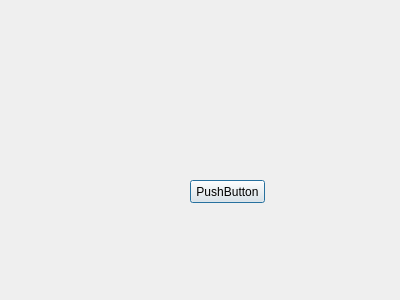
<?xml version="1.0" encoding="UTF-8"?>
<ui version="4.0">
 <class>findDialog</class>
 <widget class="QDialog" name="findDialog">
  <property name="geometry">
   <rect>
    <x>0</x>
    <y>0</y>
    <width>400</width>
    <height>300</height>
   </rect>
  </property>
  <property name="windowTitle">
   <string>findDialog</string>
  </property>
  <widget class="QPushButton" name="PushButton">
   <property name="geometry">
    <rect>
     <x>190</x>
     <y>180</y>
     <width>75</width>
     <height>23</height>
    </rect>
   </property>
   <property name="text">
    <string>PushButton</string>
   </property>
  </widget>
 </widget>
 <layoutdefault spacing="6" margin="11"/>
 <resources/>
 <connections/>
</ui>
